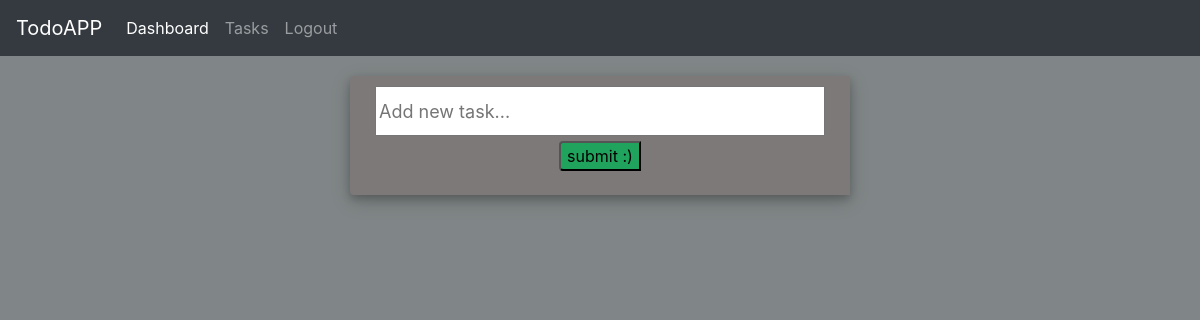
Page /tasks/ (signed in) on the earlier database version.
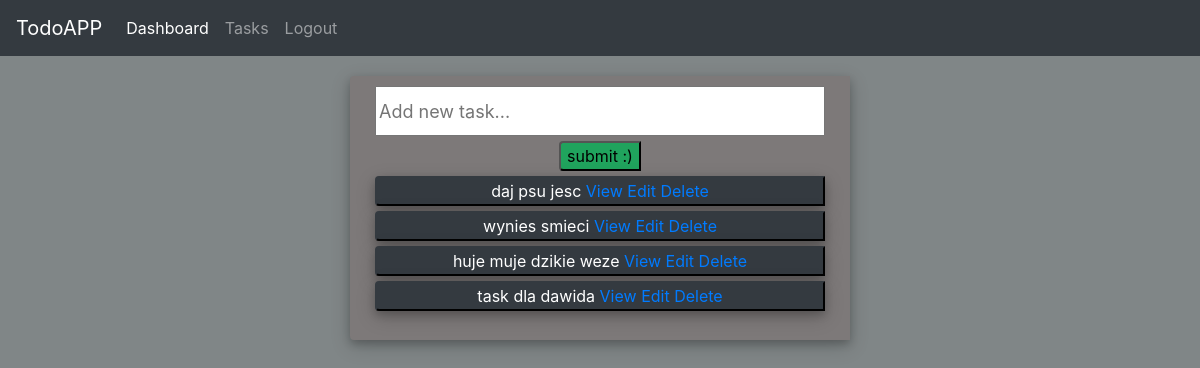
Same page on the later database version.
### my_app/models.py (models this page shows, shortened)
class Task(models.Model):
    user = models.ForeignKey(
        User, on_delete=models.CASCADE, null=True, blank=True, related_name="task")
    name = models.CharField(max_length=200)
    pub_date = models.DateTimeField(auto_now_add=True)
    complete = models.BooleanField(default=False)
    class Meta():
        ordering = ['-complete']

### my_app/views.py (the view)
# urls.py: path('tasks/', views.tasks, name='tasks'),
@login_required
def tasks(request):
    tasks = Task.objects.filter(user=request.user)
    context = {'tasks': tasks}
    if request.method == "POST":
        task_form = request.POST.get('content')
        Task.objects.create(name=task_form, user=request.user)
    return render(request, 'my_app/tasks.html', context)

### my_app/templates/my_app/tasks.html (shortened to what this page needs)
{% extends 'my_app/main.html' %}
{% block content %}
<html>
  <head>
  </head>
  <body>
    <div class="tasks_board">
        <form action="" method="POST">
            <input class="add_form" type="text" placeholder="Add new task..." name="content">
            <br>
                <input class="submit_btn" type="submit" value="submit :)">
        </form>
        {% for task in tasks %}
            <div class="task_container">
                   <button type="button" class="btn-dark">
                    {{task.name}}
                    <a href="{% url 'view-task' task.id %}">View</a>
                    <a href="{% url 'edit-task' task.id %}">Edit</a>
                    <a href="{% url 'delete-task' task.id %}">Delete</a>
                    </button>
                    <br>
            </div>
        {% endfor %}
        <br>
    </div>
  </body>
</html>
{% endblock content %}

### my_app/templates/my_app/main.html (shortened to what this page needs)
<!DOCTYPE html>
<head>
    <link rel="stylesheet" href="https://cdn.jsdelivr.net/npm/bootstrap@4.3.1/dist/css/bootstrap.min.css">
</head>
<body>
    {% include 'my_app/navbar.html' %}
    {% block content %}
    {% endblock content %}
</body>
</html>

### my_app/templates/my_app/navbar.html (shortened to what this page needs)
<nav class="navbar navbar-expand-lg navbar-dark bg-dark">
    <a class="navbar-brand" href="{% url 'dashboard' %}">TodoAPP</a>
    <div class="collapse navbar-collapse" id="navbarNav">
      <ul class="navbar-nav">
        <li class="nav-item active">
          <a class="nav-link" href="#">Dashboard</a>
        </li>
        <li class="nav-item">
          <a class="nav-link" href="{% url 'tasks' %}">Tasks</a>
        </li>
          {% if user.is_authenticated %}
            <li class="nav-item">
              <a class="nav-link" href="{% url 'logout' %}">Logout</a>
            </li>
          {% endif %}
      </ul>
    </div>
  </nav>

### my_app/templates/my_app/main.html (style rules this page uses)
body, html { margin: 0; padding: 0; height: 100%; background: #808687 !important; }

### my_app/templates/my_app/tasks.html (style rules this page uses)
.tasks_board { width: 500px; background-color:#7d7979; margin-top: 20px; margin-left: auto; margin-right: auto; border-radius: 0.25rem 0 0 0.25rem !important; box-shadow: 0 4px 8px 0 rgba(0, 0, 0, 0.2), 0 6px 20px 0 rgba(0, 0, 0, 0.19); -webkit-box-shadow: 0 4px 8px 0 rgba(0, 0, 0, 0.2), 0 6px 20px 0 rgba(0, 0, 0, 0.19); -moz-box-shadow: 0 4px 8px 0 rgba(0, 0, 0, 0.2), 0 6px 20px 0 rgba(0, 0, 0, 0.19); }
body { text-align: center; }
.task_container { margin-top: 5px; margin-bottom: 5px; }
.add_form { font-size: large; height: 50px; width: 450px; margin-top: 10px; margin-bottom: 5px; }
.btn-dark { width: 450px; border-radius: 0.25rem 0 0 0.25rem !important; box-shadow: 0 4px 8px 0 rgba(0, 0, 0, 0.2), 0 6px 20px 0 rgba(0, 0, 0, 0.19); -webkit-box-shadow: 0 4px 8px 0 rgba(0, 0, 0, 0.2), 0 6px 20px 0 rgba(0, 0, 0, 0.19); -moz-box-shadow: 0 4px 8px 0 rgba(0, 0, 0, 0.2), 0 6px 20px 0 rgba(0, 0, 0, 0.19); }
.submit_btn { background-color: #20a35d; border-radius: 0.25rem 0 0 0.25rem !important; }

Differences in the rows shown:
added Task: name "daj psu jesc"
added Task: name "wynies smieci"
added Task: name "huje muje dzikie weze"
added Task: name "task dla dawida"
